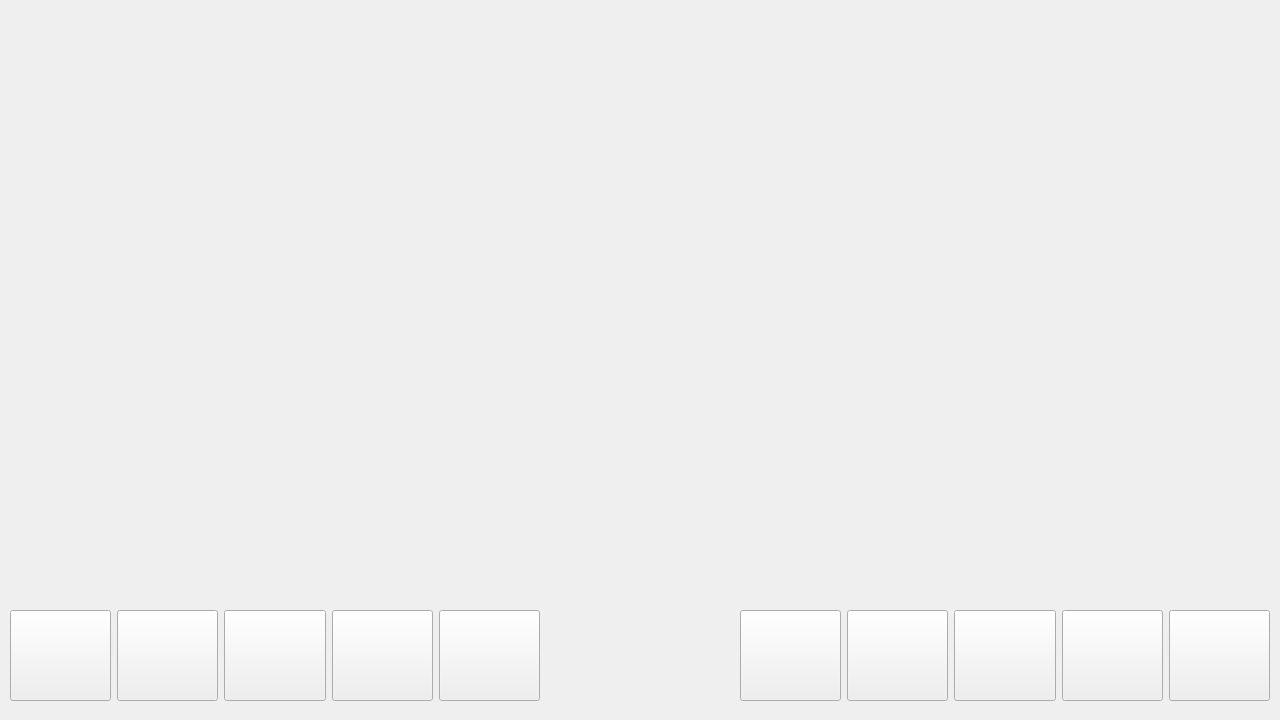
<?xml version="1.0" encoding="UTF-8"?>
<ui version="4.0">
 <class>SinglePlayerWindow</class>
 <widget class="QWidget" name="SinglePlayerWindow">
  <property name="geometry">
   <rect>
    <x>0</x>
    <y>0</y>
    <width>1280</width>
    <height>720</height>
   </rect>
  </property>
  <property name="windowTitle">
   <string>Form</string>
  </property>
  <widget class="QLabel" name="player1_energ">
   <property name="geometry">
    <rect>
     <x>0</x>
     <y>50</y>
     <width>111</width>
     <height>51</height>
    </rect>
   </property>
   <property name="styleSheet">
    <string notr="true">font: 57 24pt
	&quot;VEGeorgianBrushCyrillicGreek&quot;;
border-image: url(:/backgrounds/res/fon_create_hero.png);</string>
   </property>
   <property name="text">
    <string/>
   </property>
   <property name="alignment">
    <set>Qt::AlignCenter</set>
   </property>
  </widget>
  <widget class="QWidget" name="horizontalLayoutWidget">
   <property name="geometry">
    <rect>
     <x>10</x>
     <y>610</y>
     <width>530</width>
     <height>91</height>
    </rect>
   </property>
   <layout class="QHBoxLayout" name="horizontalLayout_3">
    <item>
     <widget class="QPushButton" name="player1_skill_11">
      <property name="sizePolicy">
       <sizepolicy hsizetype="Minimum" vsizetype="MinimumExpanding">
        <horstretch>0</horstretch>
        <verstretch>0</verstretch>
       </sizepolicy>
      </property>
      <property name="font">
       <font>
        <pointsize>22</pointsize>
        <weight>75</weight>
        <bold>true</bold>
       </font>
      </property>
      <property name="styleSheet">
       <string notr="true">border-image:
	   url(:/spell/res/spells/w_spell_1.png);</string>
      </property>
      <property name="text">
       <string/>
      </property>
     </widget>
    </item>
    <item>
     <widget class="QPushButton" name="player1_skill_12">
      <property name="sizePolicy">
       <sizepolicy hsizetype="Minimum" vsizetype="MinimumExpanding">
        <horstretch>0</horstretch>
        <verstretch>0</verstretch>
       </sizepolicy>
      </property>
      <property name="font">
       <font>
        <pointsize>22</pointsize>
        <weight>75</weight>
        <bold>true</bold>
       </font>
      </property>
      <property name="styleSheet">
       <string notr="true">border-image:
	   url(:/spell/res/spells/w_spell_5.png);</string>
      </property>
      <property name="text">
       <string/>
      </property>
     </widget>
    </item>
    <item>
     <widget class="QPushButton" name="player1_skill_13">
      <property name="sizePolicy">
       <sizepolicy hsizetype="Minimum" vsizetype="MinimumExpanding">
        <horstretch>0</horstretch>
        <verstretch>0</verstretch>
       </sizepolicy>
      </property>
      <property name="font">
       <font>
        <pointsize>22</pointsize>
        <weight>75</weight>
        <bold>true</bold>
       </font>
      </property>
      <property name="styleSheet">
       <string notr="true">border-image:
	   url(:/spell/res/spells/w_spell_4.png);</string>
      </property>
      <property name="text">
       <string/>
      </property>
     </widget>
    </item>
    <item>
     <widget class="QPushButton" name="player1_skill_14">
      <property name="sizePolicy">
       <sizepolicy hsizetype="Minimum" vsizetype="MinimumExpanding">
        <horstretch>0</horstretch>
        <verstretch>0</verstretch>
       </sizepolicy>
      </property>
      <property name="font">
       <font>
        <pointsize>22</pointsize>
        <weight>75</weight>
        <bold>true</bold>
       </font>
      </property>
      <property name="styleSheet">
       <string notr="true">border-image:
	   url(:/spell/res/spells/w_spell_2.png);</string>
      </property>
      <property name="text">
       <string/>
      </property>
     </widget>
    </item>
    <item>
     <widget class="QPushButton" name="player1_skill_15">
      <property name="sizePolicy">
       <sizepolicy hsizetype="Minimum" vsizetype="MinimumExpanding">
        <horstretch>0</horstretch>
        <verstretch>0</verstretch>
       </sizepolicy>
      </property>
      <property name="font">
       <font>
        <pointsize>22</pointsize>
        <weight>75</weight>
        <bold>true</bold>
       </font>
      </property>
      <property name="styleSheet">
       <string notr="true">border-image:
	   url(:/spell/res/spells/w_spell_3.png);</string>
      </property>
      <property name="text">
       <string/>
      </property>
     </widget>
    </item>
   </layout>
  </widget>
  <widget class="QLabel" name="unit1">
   <property name="geometry">
    <rect>
     <x>500</x>
     <y>30</y>
     <width>291</width>
     <height>521</height>
    </rect>
   </property>
   <property name="styleSheet">
    <string notr="true">image: url(w_0.png);</string>
   </property>
   <property name="text">
    <string/>
   </property>
   <property name="pixmap">
    <pixmap>w_0.png</pixmap>
   </property>
  </widget>
  <widget class="QLabel" name="unit2">
   <property name="geometry">
    <rect>
     <x>510</x>
     <y>20</y>
     <width>291</width>
     <height>521</height>
    </rect>
   </property>
   <property name="layoutDirection">
    <enum>Qt::RightToLeft</enum>
   </property>
   <property name="styleSheet">
    <string notr="true">image: url(w_0_r.png);</string>
   </property>
   <property name="text">
    <string/>
   </property>
   <property name="pixmap">
    <pixmap>w_0_r.png</pixmap>
   </property>
  </widget>
  <widget class="QLabel" name="player2_energ">
   <property name="geometry">
    <rect>
     <x>1140</x>
     <y>50</y>
     <width>111</width>
     <height>51</height>
    </rect>
   </property>
   <property name="styleSheet">
    <string notr="true">font: 57 24pt 
	&quot;VEGeorgianBrushCyrillicGreek&quot;;
border-image: url(:/backgrounds/res/fon_create_hero.png);</string>
   </property>
   <property name="text">
    <string/>
   </property>
   <property name="alignment">
    <set>Qt::AlignCenter</set>
   </property>
  </widget>
  <widget class="QLabel" name="player2_hp">
   <property name="geometry">
    <rect>
     <x>1140</x>
     <y>0</y>
     <width>111</width>
     <height>51</height>
    </rect>
   </property>
   <property name="styleSheet">
    <string notr="true">font: 57 24pt 
	&quot;VEGeorgianBrushCyrillicGreek&quot;;
border-image: url(:/backgrounds/res/fon_create_hero.png);</string>
   </property>
   <property name="text">
    <string/>
   </property>
   <property name="alignment">
    <set>Qt::AlignCenter</set>
   </property>
  </widget>
  <widget class="QLabel" name="player1_hp">
   <property name="geometry">
    <rect>
     <x>0</x>
     <y>0</y>
     <width>111</width>
     <height>51</height>
    </rect>
   </property>
   <property name="styleSheet">
    <string notr="true">font: 57 24pt 
	&quot;VEGeorgianBrushCyrillicGreek&quot;;
border-image: url(:/backgrounds/res/fon_create_hero.png);</string>
   </property>
   <property name="text">
    <string/>
   </property>
   <property name="alignment">
    <set>Qt::AlignCenter</set>
   </property>
  </widget>
  <widget class="QWidget" name="horizontalLayoutWidget_2">
   <property name="geometry">
    <rect>
     <x>740</x>
     <y>610</y>
     <width>530</width>
     <height>91</height>
    </rect>
   </property>
   <layout class="QHBoxLayout" name="horizontalLayout_4">
    <item>
     <widget class="QPushButton" name="player1_skill_16">
      <property name="enabled">
       <bool>true</bool>
      </property>
      <property name="sizePolicy">
       <sizepolicy hsizetype="Minimum" vsizetype="MinimumExpanding">
        <horstretch>0</horstretch>
        <verstretch>0</verstretch>
       </sizepolicy>
      </property>
      <property name="font">
       <font>
        <pointsize>22</pointsize>
        <weight>75</weight>
        <bold>true</bold>
       </font>
      </property>
      <property name="styleSheet">
       <string notr="true">border-image:
	   url(:/spell/res/spells/w_spell_1.png);</string>
      </property>
      <property name="text">
       <string/>
      </property>
     </widget>
    </item>
    <item>
     <widget class="QPushButton" name="player1_skill_17">
      <property name="sizePolicy">
       <sizepolicy hsizetype="Minimum" vsizetype="MinimumExpanding">
        <horstretch>0</horstretch>
        <verstretch>0</verstretch>
       </sizepolicy>
      </property>
      <property name="font">
       <font>
        <pointsize>22</pointsize>
        <weight>75</weight>
        <bold>true</bold>
       </font>
      </property>
      <property name="styleSheet">
       <string notr="true">border-image: 
	   url(:/spell/res/spells/w_spell_5.png);</string>
      </property>
      <property name="text">
       <string/>
      </property>
     </widget>
    </item>
    <item>
     <widget class="QPushButton" name="player1_skill_18">
      <property name="sizePolicy">
       <sizepolicy hsizetype="Minimum" vsizetype="MinimumExpanding">
        <horstretch>0</horstretch>
        <verstretch>0</verstretch>
       </sizepolicy>
      </property>
      <property name="font">
       <font>
        <pointsize>22</pointsize>
        <weight>75</weight>
        <bold>true</bold>
       </font>
      </property>
      <property name="styleSheet">
       <string notr="true">border-image:
	   url(:/spell/res/spells/w_spell_4.png);</string>
      </property>
      <property name="text">
       <string/>
      </property>
     </widget>
    </item>
    <item>
     <widget class="QPushButton" name="player1_skill_19">
      <property name="sizePolicy">
       <sizepolicy hsizetype="Minimum" vsizetype="MinimumExpanding">
        <horstretch>0</horstretch>
        <verstretch>0</verstretch>
       </sizepolicy>
      </property>
      <property name="font">
       <font>
        <pointsize>22</pointsize>
        <weight>75</weight>
        <bold>true</bold>
       </font>
      </property>
      <property name="styleSheet">
       <string notr="true">border-image:
	   url(:/spell/res/spells/w_spell_2.png);</string>
      </property>
      <property name="text">
       <string/>
      </property>
     </widget>
    </item>
    <item>
     <widget class="QPushButton" name="player1_skill_20">
      <property name="sizePolicy">
       <sizepolicy hsizetype="Minimum" vsizetype="MinimumExpanding">
        <horstretch>0</horstretch>
        <verstretch>0</verstretch>
       </sizepolicy>
      </property>
      <property name="font">
       <font>
        <pointsize>22</pointsize>
        <weight>75</weight>
        <bold>true</bold>
       </font>
      </property>
      <property name="styleSheet">
       <string notr="true">border-image:
	   url(:/spell/res/spells/w_spell_3.png);</string>
      </property>
      <property name="text">
       <string/>
      </property>
     </widget>
    </item>
   </layout>
  </widget>
 </widget>
 <resources/>
 <connections/>
</ui>
